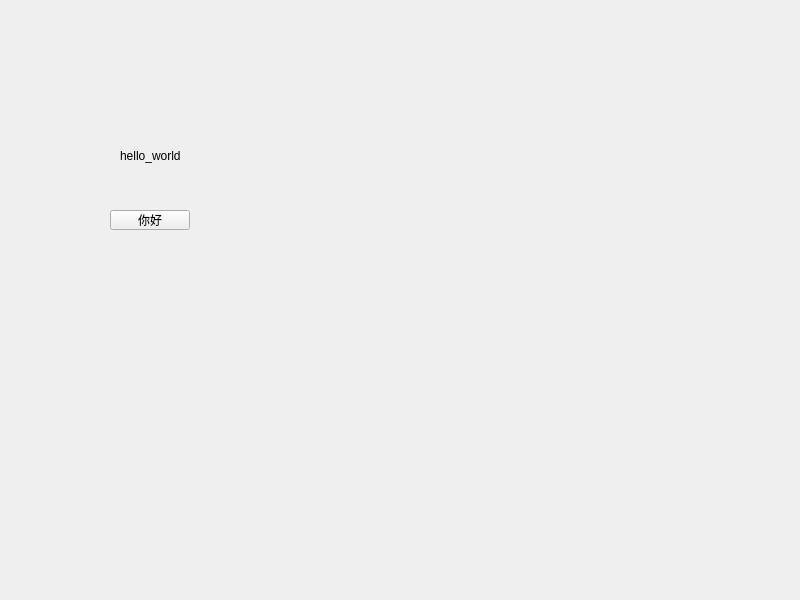
<?xml version="1.0" encoding="UTF-8"?>
<ui version="4.0">
 <class>_Widget</class>
 <widget class="QWidget" name="_Widget">
  <property name="geometry">
   <rect>
    <x>0</x>
    <y>0</y>
    <width>800</width>
    <height>600</height>
   </rect>
  </property>
  <property name="windowTitle">
   <string>_Widget</string>
  </property>
  <widget class="QLabel" name="label">
   <property name="geometry">
    <rect>
     <x>120</x>
     <y>130</y>
     <width>111</width>
     <height>51</height>
    </rect>
   </property>
   <property name="text">
    <string>hello_world</string>
   </property>
  </widget>
  <widget class="QPushButton" name="pushButton">
   <property name="geometry">
    <rect>
     <x>110</x>
     <y>210</y>
     <width>80</width>
     <height>20</height>
    </rect>
   </property>
   <property name="text">
    <string>你好</string>
   </property>
  </widget>
 </widget>
 <resources/>
 <connections/>
</ui>
